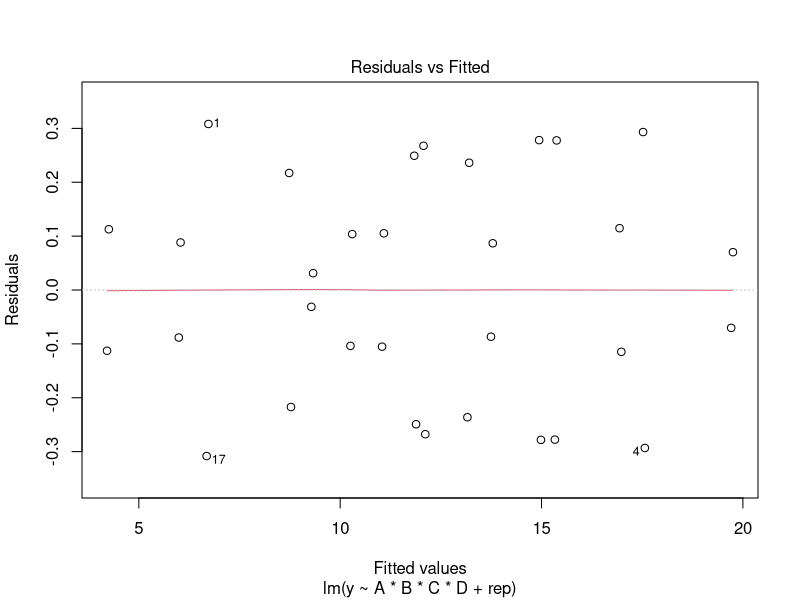
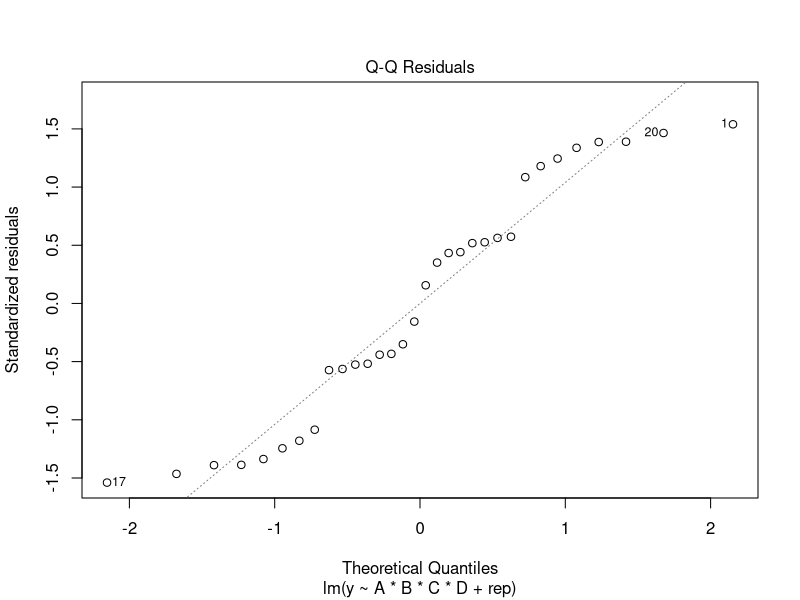
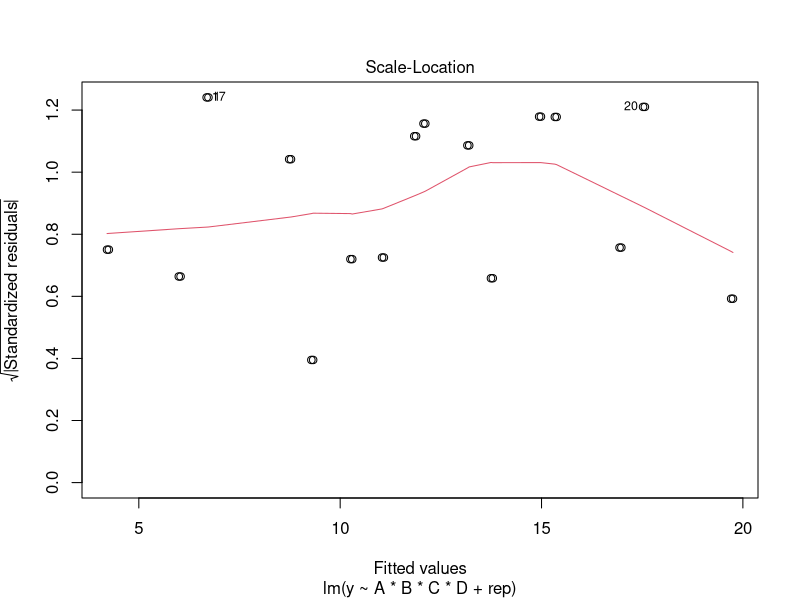
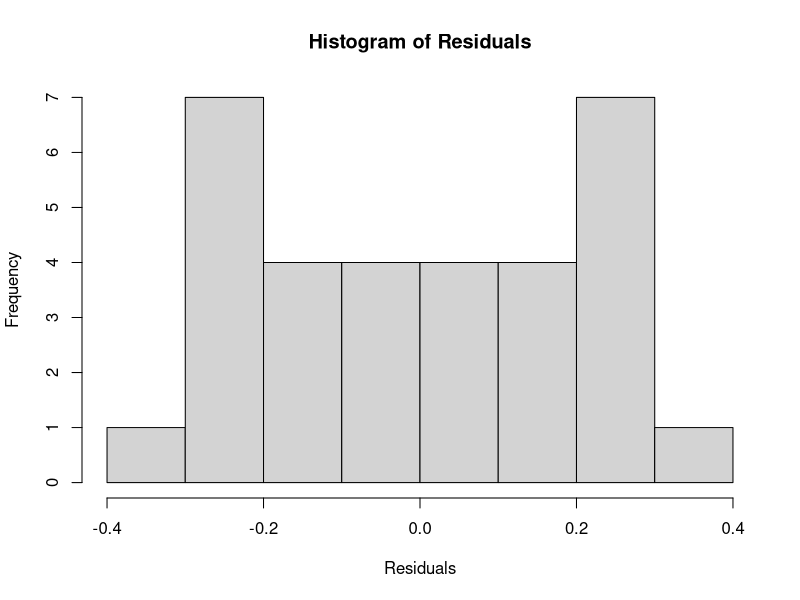

The R source for these figures, in order:
## ---- chunk 1
knitr::opts_chunk$set(echo = TRUE)
## ---- chunk 2
#install.packages("dplyr")
library(knitr)
library(tibble)
library(magrittr)
library(dplyr)
library(kableExtra)

## ---- chunk 3
design <- c("( 1 )", "( a )", "( b )", "(ab)",
            "( c )", "(ac)", "(bc)", "(abc)", 
            "( d )", "(ad)", "(bd)", "(abd)",
            "( cd )", "(acd)", "(bcd)", "(abcd)")
set.seed(1203)
rep.data <- data.frame(trt = design, Rep_1 = c(7.037,14.707,11.635,17.273,10.403,4.368,9.360,13.440,8.561,16.867,13.876,19.824,11.846,6.125,11.190,15.653), Rep_2 = c(6.376,15.219,12.089,17.815,10.151,4.098,9.253,12.923,8.951,17.052,13.658,19.639,12.337,5.904,10.935,15.053))
kable(rep.data) %>% 
        kable_styling(full_width = F, position = "left") %>%
        kable_styling("striped") 
        
k = 4; r = 2; block_size = 1; rep_size = 16
signtable <- data.frame(trt.comb = design)
signtable$A <- c(-1, 1, -1, 1, -1, 1, -1, 1, 
                 -1, 1, -1, 1, -1, 1, -1, 1)
signtable$B <- c(-1, -1, 1, 1, -1, -1, 1, 1,
                 -1, -1, 1, 1, -1, -1, 1, 1)
signtable$C <- c(-1, -1, -1, -1, 1, 1, 1, 1,
                 -1, -1, -1, -1, 1, 1, 1, 1)
signtable$D <- c(-1, -1, -1, -1, -1, -1, -1, -1,
                 1, 1, 1, 1, 1, 1, 1, 1)
signtable <- signtable %>%
        mutate(AB = A*B, AC = A*C, AD = A*D, BD = B*D, BC = B*C, CD = C*D) %>%
        mutate(ABC = A*B*C, ABD = A*B*D, ACD = A*C*D, BCD = B*C*D) %>%
        mutate(ABCD = A*B*C*D) %>% as.tibble()
kable(signtable) %>% kable_styling("striped", full_width=FALSE)
## ---- chunk 4
total_yield = rep.data$Rep_1 + rep.data$Rep_2
total.effect_X = apply(signtable[,-1], 2, function(x) x%*%total_yield)
main.effect_X = round(total.effect_X/2^(k-1)/r, 4)
tibble(effect.name = names(total.effect_X), total.effect_X = total.effect_X, main.effect_X = main.effect_X)
## ---- chunk 5
head(rep.data)
SS_X = round((total.effect_X^2/2^k/r),4)
grand_total = sum(total_yield)
SS_total = (2^k*r-1) * var(total_yield)
replicate_sum1 <- sum(rep.data$Rep_1)
replicate_sum2 <- sum(rep.data$Rep_2)
SS_Rep = (sum(replicate_sum1^2 + replicate_sum2^2)/rep_size) - (grand_total^2/(2^k*r))
SS_total = sum(rep.data$Rep_1^2 + rep.data$Rep_2^2) - (grand_total^2/32)
SS_E = SS_total - (SS_Rep + sum(SS_X))
pvalue = pf(q = (SS_X/1)/(1.2827/15), df1 = 1, df2 = 15)
ANOVA.manual <- data.frame(VarSource = c(names(total.effect_X), "SS_Rep", "error", "total"), df = c(rep(1,15),1,15,31), SS = c(SS_X, SS_Rep, SS_E,SS_total)) %>%
        mutate(MS = (SS/df)) %>%
        mutate(F_obs = (MS/(SS_E/15))) %>%
        mutate(Pvalue = pf(F_obs, df1 = 1, df2 = 15, lower.tail = F))
ANOVA.manual$F_obs[17:18] = NA
ANOVA.manual$Pvalue[17:18] = NA
ANOVA.manual$MS[18] = NA
print(ANOVA.manual, digits = 4)
## ---- chunk 6
treat.combi <- data.frame(A = c(-1, 1, -1, 1, -1, 1, -1, 1, 
                 -1, 1, -1, 1, -1, 1, -1, 1), B = c(-1, -1, 1, 1, -1, -1, 1, 1,
                 -1, -1, 1, 1, -1, -1, 1, 1), C = c(-1, -1, -1, -1, 1, 1, 1, 1,
                 -1, -1, -1, -1, 1, 1, 1, 1), D = c(-1, -1, -1, -1, -1, -1, -1, -1,
                 1, 1, 1, 1, 1, 1, 1, 1))
rep.1 <- data.frame(treat.combi, y = c(7.037,14.707,11.635,17.273,10.403,4.368,9.360,13.440,8.561,16.867,13.876,19.824,11.846,6.125,11.190,15.653))
rep.2 <- data.frame(treat.combi, y = c(6.376,15.219,12.089,17.815,10.151,4.098,9.253,12.923,8.951,17.052,13.658,19.639,12.337,5.904,10.935,15.053))
rep.bind = rbind(rep.1,rep.2)
data.all2 <- data.frame(rep.bind, rep = rep(c(1,2), each = 16))
fit1 <- lm(y ~ A*B*C*D + rep, data = data.all2)
anova(fit1)
## ---- chunk 7
fit1$residuals
plot(fit1)
hist(fit1$residuals, xlab = "Residuals", main = "Histogram of Residuals" )
## ---- chunk 8
obser.table <- data.frame(R1block1 = c("( 1 )", "ab", "ac", "bc", "ad", "bd", "cd", "abcd"), value1 = c(7.037, 17.273, 4.368, 9.360, 16.867, 13.876, 11.846, 15.653),
                          R1block2 = c("a", "b", "c", "d","abc","abd","acd","bcd"), value2 = c(14.707, 11.635, 10.403, 8.561, 13.440, 19.824, 6.125, 11.190),
                          R2block1 = c("( 1 )", "ab", "ac", "bc", "d", "abd", "acd", "bcd"), value3 = c(6.376, 17.815, 4.098, 9.253, 8.951, 19.639, 5.904, 10.935),
                          R2block2 = c("a", "b", "c", "abc", "ad", "bd", "cd", "abcd"), value4 = c(15.219, 12.089, 10.151, 12.923, 17.052, 13.658, 12.337, 15.053))
kable(obser.table) %>% 
        kable_styling(full_width = F, position = "left") %>%
        kable_styling("striped") %>%
        add_header_above(c( "Replicate I ABCD Conf." = 4, "Replicate II ABC Conf." = 4))

## ---- chunk 9
total_yield = rep.data$Rep_1 + rep.data$Rep_2
total.effect_X = apply(signtable[,-1], 2, function(x) x%*%total_yield)
main.effect_X = round(total.effect_X/2^(k-1)/r,4)
## ---- chunk 10
total.effect_Rep2 = apply(signtable[,-1], 2, function(x) x%*%rep.data$Rep_2)
total.effect_ABCD = -0.169
SS_ABCD = (total.effect_ABCD)^2 / 16
total.effect_Rep1 = apply(signtable[,-1], 2, function(x) x%*%rep.data$Rep_1)
total.effect_ABC = 24.689
SS_ABC = (total.effect_ABC)^2 / 16
SS_X = round((total.effect_X^2/2^k/r),4)
SS_X[15] = SS_ABCD
SS_X[11] = SS_ABC
grand_total = sum(total_yield)
replicate_sum1 <- sum(rep.data$Rep_1)
replicate_sum2 <- sum(rep.data$Rep_2)
SS_Rep = (sum(replicate_sum1^2 + replicate_sum2^2)/rep_size) - (grand_total^2/(2^k*r))
b1_sum <- sum(obser.table$value1)
b2_sum <- sum(obser.table$value2)
b3_sum <- sum(obser.table$value3)
b4_sum <- sum(obser.table$value4)
SS_Block = (sum(b1_sum^2 + b2_sum^2 + b3_sum^2 + b4_sum^2)/8) - (grand_total^2/(2^k*r))
SS_block.within.rep = SS_Block - SS_Rep
SS_total = sum(rep.data$Rep_1^2 + rep.data$Rep_2^2) - (grand_total^2/32)
SS_E = SS_total - (SS_Rep + SS_block.within.rep + sum(SS_X))
pvalue = pf(q = (SS_X/1)/(1.2515/15), df1 = 1, df2 = 15)
ANOVA.manual2 <- data.frame(VarSource = c(names(total.effect_X), "SS_Rep", "SS_Blocks.within.rep", "error", "total"), df = c(rep(1,15),1,2,13,31), SS = c(SS_X, SS_Rep, SS_block.within.rep, SS_E,SS_total)) %>%
        mutate(MS = (SS/df)) %>%
        mutate(F_obs = (MS/(SS_E/13))) %>%
        mutate(Pvalue = pf(F_obs, df1 = 1, df2 = 13, lower.tail = F))
ANOVA.manual2$F_obs[18:19] = NA
ANOVA.manual2$Pvalue[18:19] = NA
ANOVA.manual2$MS[19] = NA
print(ANOVA.manual2, digits = 4)


## ---- chunk 11
treat.combi <- data.frame(A = c(-1, 1, -1, 1, -1, 1, -1, 1, 
                 -1, 1, -1, 1, -1, 1, -1, 1), B = c(-1, -1, 1, 1, -1, -1, 1, 1,
                 -1, -1, 1, 1, -1, -1, 1, 1), C = c(-1, -1, -1, -1, 1, 1, 1, 1,
                 -1, -1, -1, -1, 1, 1, 1, 1), D = c(-1, -1, -1, -1, -1, -1, -1, -1,
                 1, 1, 1, 1, 1, 1, 1, 1))
treat.combi$design <- design
rep.12 <- data.frame(treat.combi, y = c(7.037,14.707,11.635,17.273,10.403,4.368,9.360,13.440,8.561,16.867,13.876,19.824,11.846,6.125,11.190,15.653))
rep.22 <- data.frame(treat.combi, y = c(6.376,15.219,12.089,17.815,10.151,4.098,9.253,12.923,8.951,17.052,13.658,19.639,12.337,5.904,10.935,15.053))
rep.bind2 = rbind(rep.12,rep.22)
block = c(1,2,2,1,2,1,1,2,2,1,1,2,1,2,2,1,3,4,4,3,4,3,3,4,3,4,4,3,4,3,3,4)
data.all3 <- data.frame(rep.bind2, rep = rep(c(1,2), each = 16), block)
fit2 <- lm(y ~ A*B*C*D + rep + factor(block), data = data.all3)
anova(fit2)
